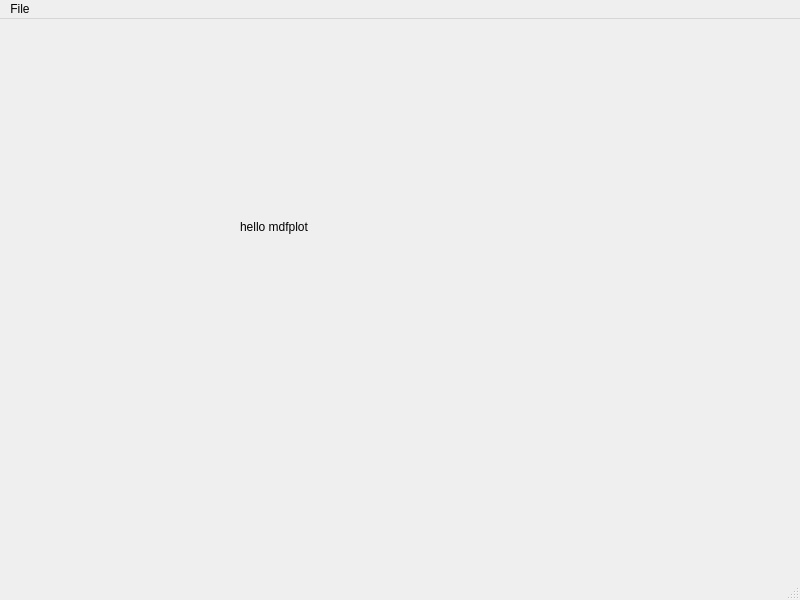
<?xml version="1.0" encoding="UTF-8"?>
<ui version="4.0">
 <class>MainWindow</class>
 <widget class="QMainWindow" name="MainWindow">
  <property name="geometry">
   <rect>
    <x>0</x>
    <y>0</y>
    <width>800</width>
    <height>600</height>
   </rect>
  </property>
  <property name="windowTitle">
   <string>MainWindow</string>
  </property>
  <widget class="QWidget" name="centralwidget">
   <widget class="QLabel" name="label">
    <property name="geometry">
     <rect>
      <x>240</x>
      <y>200</y>
      <width>111</width>
      <height>16</height>
     </rect>
    </property>
    <property name="text">
     <string>hello mdfplot</string>
    </property>
   </widget>
  </widget>
  <widget class="QMenuBar" name="menubar">
   <property name="geometry">
    <rect>
     <x>0</x>
     <y>0</y>
     <width>800</width>
     <height>38</height>
    </rect>
   </property>
   <widget class="QMenu" name="menuFile">
    <property name="title">
     <string>File</string>
    </property>
    <addaction name="actionOpenFile"/>
   </widget>
   <addaction name="menuFile"/>
  </widget>
  <widget class="QStatusBar" name="statusbar"/>
  <action name="actionOpenFile">
   <property name="text">
    <string>Open File</string>
   </property>
   <property name="shortcut">
    <string>Ctrl+N</string>
   </property>
  </action>
 </widget>
 <resources/>
 <connections/>
</ui>
